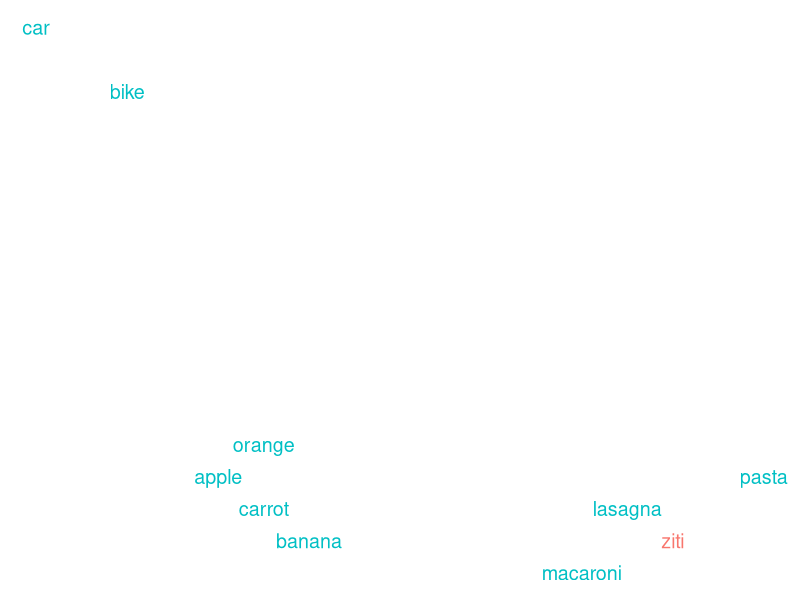
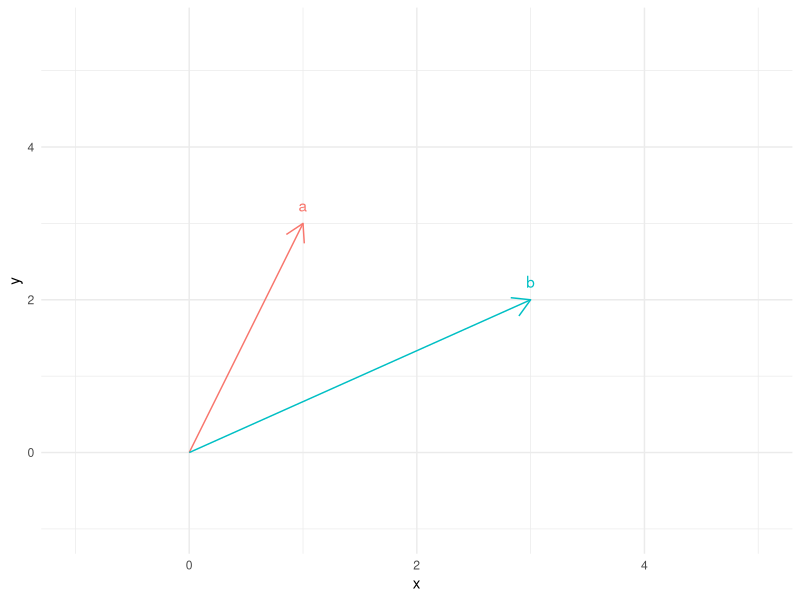
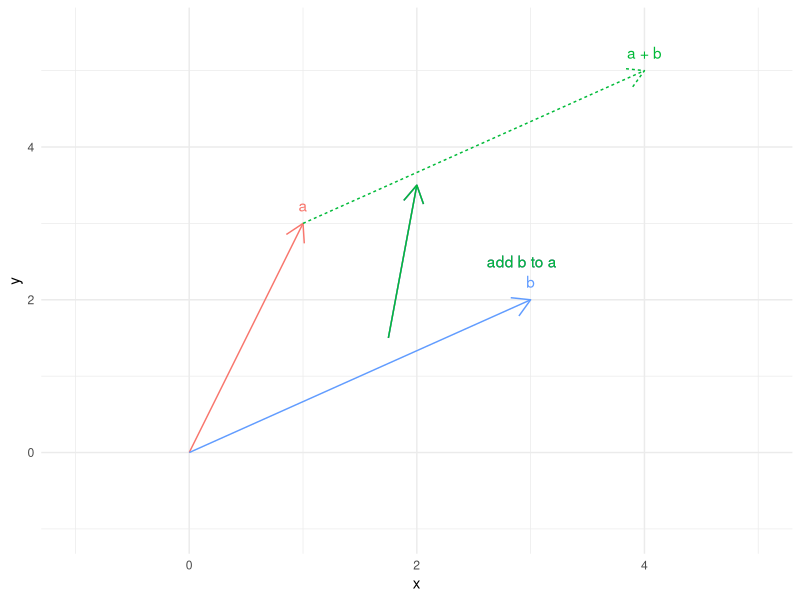
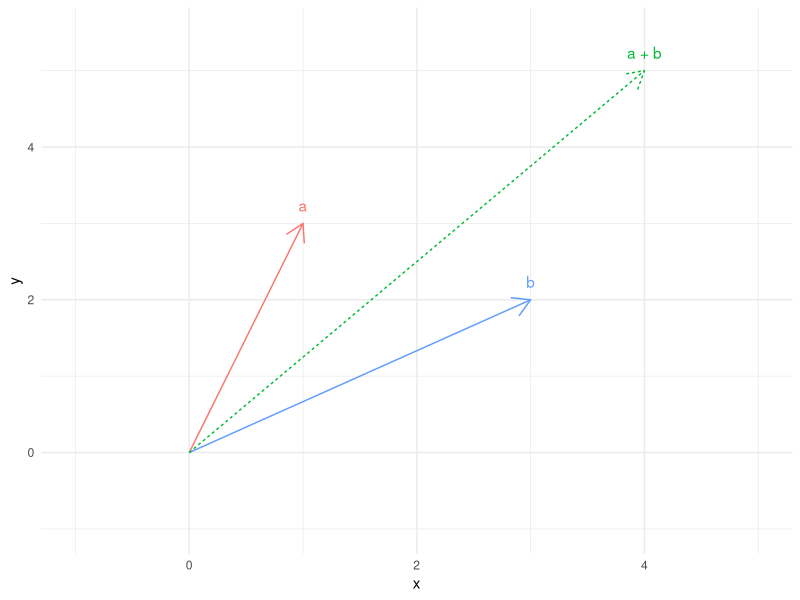
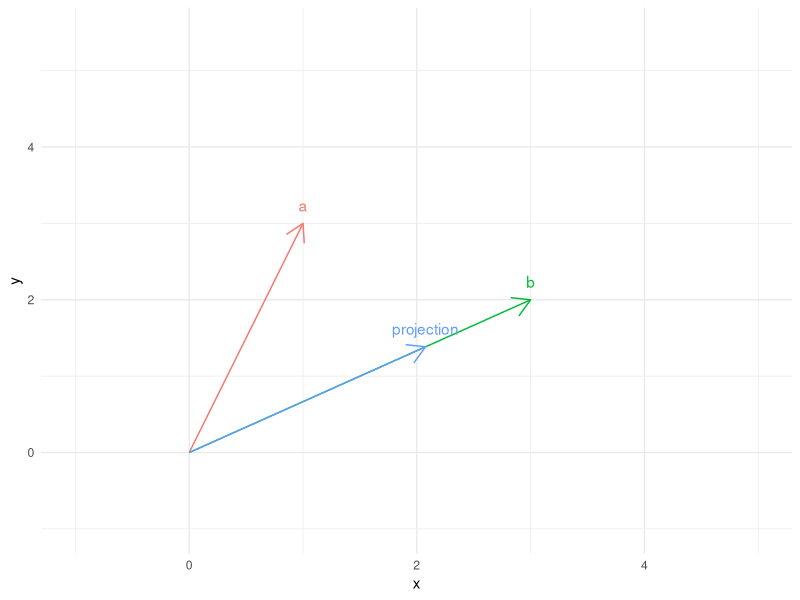
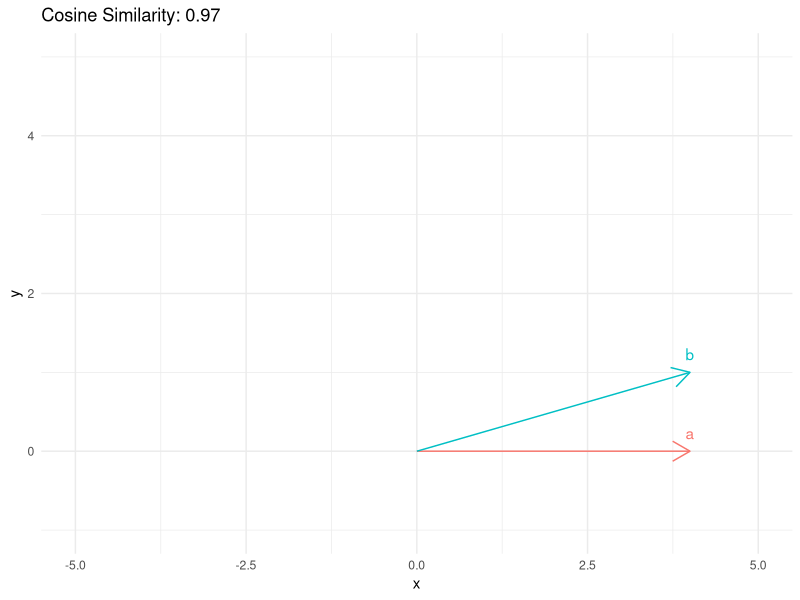
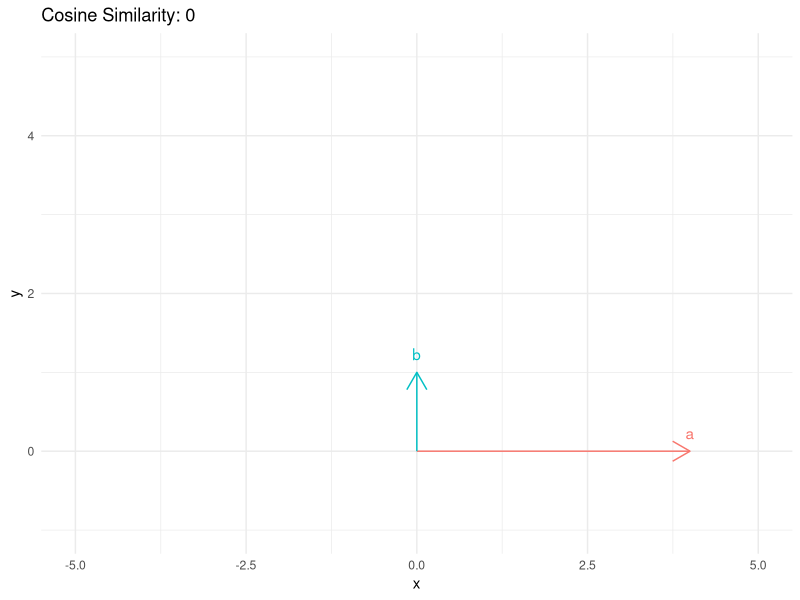
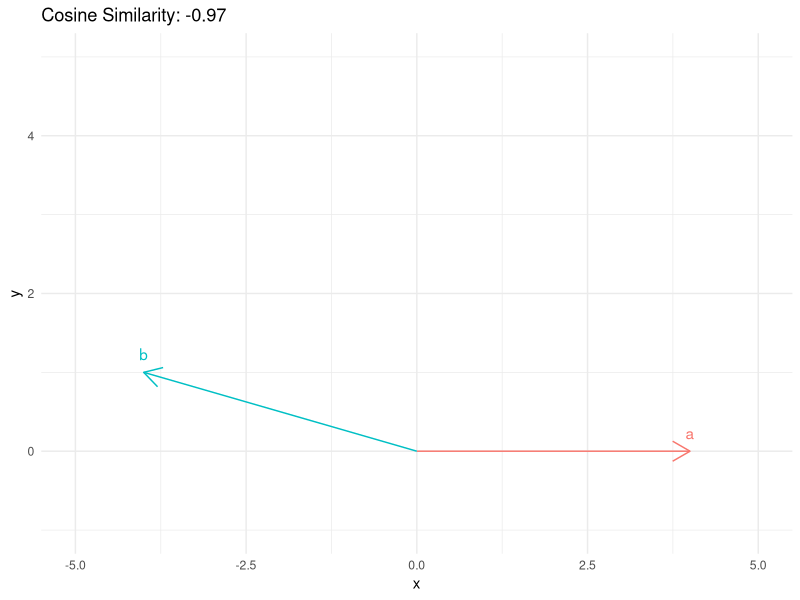

The R script that drew these images, in order:
## ---- chunk 1

library(ggplot2)
library(dplyr)

data.frame(
        word = c("ziti", "pasta", "lasagna", "macaroni", "car", "bike", "carrot", "apple", "banana", "orange"),
        dim1 = c(0.8, 0.9, 0.75, 0.7, 0.1, 0.2, 0.35, 0.3, 0.4, 0.35),
        dim2 = c(0.1, 0.2, 0.15, 0.05, 0.9, 0.8, 0.15, 0.2, 0.1, 0.25),
        highlight = c(TRUE, FALSE, FALSE, FALSE, FALSE, FALSE, FALSE, FALSE, FALSE, FALSE),
        stringsAsFactors = FALSE
    ) %>% 
    ggplot(aes(x = dim1, y = dim2, label = word, color = !highlight)) +
    geom_text(size = 5) +
    theme_void() +
    theme(legend.position = "none")



## ---- chunk 2
#| fig.width: 4
#| fig.height: 4
#| fig.align: "center"

data.frame(
  vector = c("a", "b"),
  x = c(0, 0),
  y = c(0, 0),
  xend = c(1, 3),
  yend = c(3, 2)
) %>%
  ggplot(aes(xend = xend, yend = yend, col = vector)) +
  geom_segment(aes(x = x, y = y, linetype = vector == "a + b"), arrow = arrow(length = unit(0.2, "inches"))) +
  geom_text(aes(x = xend, y = yend, label = vector), vjust = -1) +
  theme_minimal() +
  theme(legend.position = "none") +
  ylim(-1, 5.5) +
  xlim(-1, 5)

## ---- chunk 3
#| fig.width: 4
#| fig.height: 4
#| fig.align: "center"

data.frame(
  vector = c("a", "b", "a + b"),
  x = c(0, 0, 1),
  y = c(0, 0, 3),
  xend = c(1, 3, 4),
  yend = c(3, 2, 5)
) %>%
  ggplot(aes(xend = xend, yend = yend, col = vector)) +
  geom_segment(aes(x = x, y = y, linetype = vector == "a + b"), arrow = arrow(length = unit(0.2, "inches"))) +
  geom_segment(
    aes(x = 1.75, y = 1.5, xend = 2, yend = 3.5), 
    arrow = arrow(length = unit(0.2, "inches"))) +
  geom_text(aes(x = xend, y = yend, label = vector), vjust = -1) +
  geom_text(aes(x = 2, y = 2.5, label = "add b to a"), hjust = -1) +
  theme_minimal() +
  theme(legend.position = "none") +
  ylim(-1, 5.5) +
  xlim(-1, 5)


## ---- chunk 4
#| fig.width: 4
#| fig.height: 4
#| fig.align: "center"

data.frame(
  vector = c("a", "b", "a + b"),
  x = c(0, 0, 0),
  y = c(0, 0, 0),
  xend = c(1, 3, 4),
  yend = c(3, 2, 5)
) %>%
  ggplot(aes(xend = xend, yend = yend, col = vector)) +
  geom_segment(aes(x = x, y = y, linetype = vector == "a + b"), arrow = arrow(length = unit(0.2, "inches"))) +
  geom_text(aes(x = xend, y = yend, label = vector), vjust = -1) +
  theme_minimal() +
  theme(legend.position = "none") +
  ylim(-1, 5.5) +
  xlim(-1, 5)


## ---- chunk 5
#| fig.width: 4
#| fig.height: 4
#| fig.align: "center"

a = c(1, 3)
b = c(3, 2)

projection = sum(a * b) / sqrt(sum(b^2))
proj_vec = (projection / sqrt(sum(b^2))) * b

data.frame(
  vector = c("a", "b", "projection"),
  x = c(0, 0, 0),
  y = c(0, 0, 0),
  xend = c(a[1], b[1], proj_vec[1]),
  yend = c(a[2], b[2], proj_vec[2])
) %>%
  ggplot(aes(col = vector)) +
  geom_segment(aes(xend = xend, yend = yend, x = x, y = y), arrow = arrow(length = unit(0.2, "inches"))) +
  geom_text(aes(x = xend, y = yend, label = vector), vjust = -1) +
  theme_minimal() +
  theme(legend.position = "none") +
  ylim(-1, 5.5) +
  xlim(-1, 5)

## ---- chunk 6
#| fig.width: 6
#| fig.height: 4
#| fig.align: centre

plot_cossim <- function(a,b){
    cos_sim <- sum(a * b) / (sqrt(sum(a^2)) * sqrt(sum(b^2)))
    df <- t(data.frame(a, b))
    colnames(df) <- c('x', 'y')
    df <- as.data.frame(df)
    df$vec <- c('a', 'b')

    ggplot(df, aes(col = vec)) +
    geom_segment(aes(xend = x, yend = y, x = 0, y = 0), arrow = arrow(length = unit(0.2, "inches"))) +
    geom_text(aes(x = x, y = y, label = vec), vjust = -1) +
    theme_minimal() +
    theme(legend.position = "none") +
    ggtitle(paste("Cosine Similarity:", round(cos_sim, 2))) +
    ylim(-1, 5) +
    xlim(-5, 5)
}

a <- c(4,0)
b <- c(4,1)

plot_cossim(a,b)

## ---- chunk 7
#| fig.width: 6
#| fig.height: 4
#| fig.align: centre

a <- c(4,0)
b <- c(0,1)

plot_cossim(a,b)
## ---- chunk 8
#| fig.width: 6
#| fig.height: 4
#| fig.align: centre

a <- c(4,0)
b <- c(-4,1)

plot_cossim(a,b)
